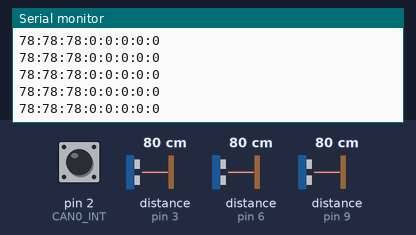
Simulated run of this sketch. Board: Arduino Uno, built with avr-gcc and run on an emulated ATmega328P. Parts: the last lines printed to the serial monitor. Wiring (inferred from the names in the program): 3 × ultrasonic range finder: trigger pin 4, echo pin 3 / trigger pin 5, echo pin 6 / trigger pin 8, echo pin 9. The inputs (shaded band) are chosen by the test bench; at power-on: distance to the obstacle (sensors on pin 3, pin 6, pin 9) 80 cm, pin 2 (CAN0_INT) HIGH. The echo pulse lasts 58.3 µs per cm.

Above: at 1.2 s.
1.3 s: distance to the obstacle (sensor on pin 3) set to 2 cm
At 1.41 s:
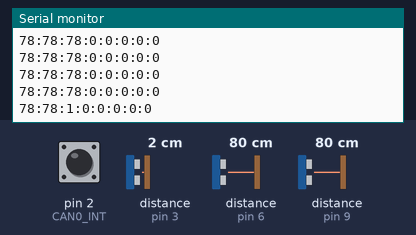
2.8 s: distance to the obstacle (sensor on pin 6) set to 2 cm
At 2.88 s:
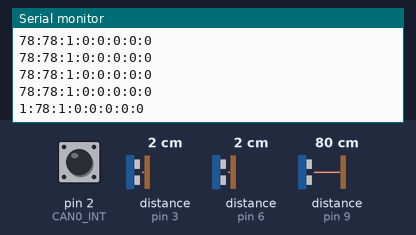
4.3 s: distance to the obstacle (sensor on pin 9) set to 299 cm
At 4.4 s:
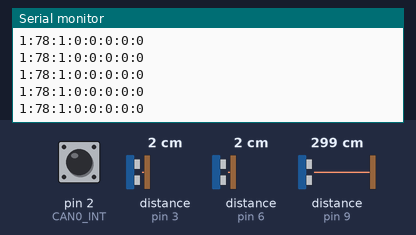
7.3 s: distance to the obstacle (sensor on pin 9) set to 2 cm
At 7.41 s:
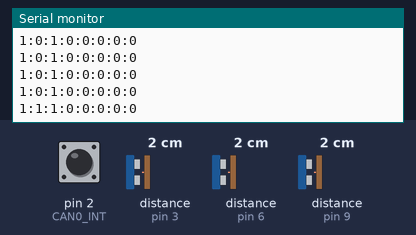
13.3 s: distance to the obstacle (sensor on pin 3) set to 4 cm
At 13.3 s:
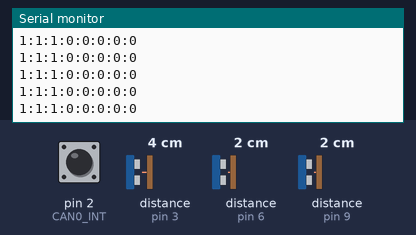
Timing chart, 0 to 15.8 s (numbered marks = the images above; inputs shaded):
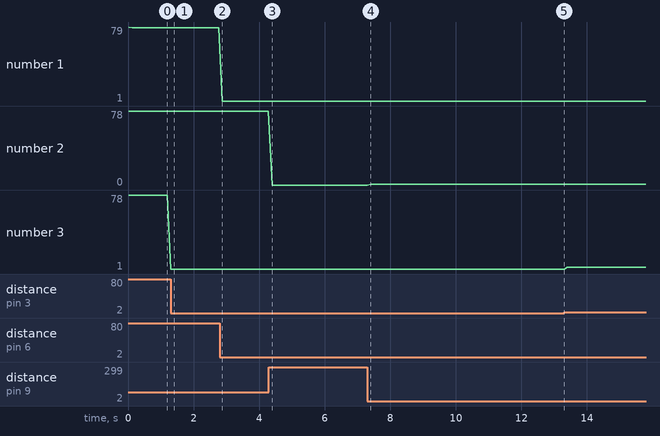

The sketch:

Avst_ndssensor.ino
```cpp
#define trigPin_FL 5  //yeelow
#define echoPin_FL 6  //green

#define trigPin_F 8   //blue
#define echoPin_F 9   //grey

#define trigPin_FR 4  //white
#define echoPin_FR 3  //green

int FL, F, FR, Id;
bool sendMessage= false;
long tStart, tEnd, Time, duration, distance;
char Data[8]={0, 0, 0, 0, 0, 0, 0, 0};
void setup() {
  SetupCANBuss();
  setSendId(15);
  Serial.begin (500000);
  pinMode(trigPin_FL, OUTPUT);
  pinMode(echoPin_FL, INPUT);
  pinMode(trigPin_F, OUTPUT);
  pinMode(echoPin_F, INPUT);
  pinMode(trigPin_FR, OUTPUT);
  pinMode(echoPin_FR, INPUT);

}

void loop() {
  FL=Read_Distance(trigPin_FL,echoPin_FL);
  F=Read_Distance(trigPin_F,echoPin_F);
  FR=Read_Distance(trigPin_FR,echoPin_FR);

  if(FL>0 && FL <=200){
    Data[0]=FL;
    sendMessage=true;
    }
  if(F>0 && F <=200){
    Data[1]=F;
    sendMessage=true;
    }
  if(FR>0 && FR <=200){
    sendMessage=true;
    Data[2]=FR;
    }

  if(sendMessage){
    setData(Data);
    sendMessage=false;
    SendData();
  //  Serial.print("Sent message: ");
    printdata();
    Serial.println();
    ClearData();
  //  printdata();
    }
 delay(100);
 //Serial.println("********************************");
}
int Read_Distance(int trigPin, int echoPin){

  tStart=millis();
  digitalWrite(trigPin, LOW);
  delayMicroseconds(2);
  digitalWrite(trigPin, HIGH);
  delayMicroseconds(10);
  digitalWrite(trigPin, LOW);
  duration = pulseIn(echoPin, HIGH,20000);
  distance= duration*0.034/2;
  tEnd=millis();
  Time=tEnd-tStart;
  /*Serial.print("Distance: ");
  Serial.println(distance);
  Serial.print("Time: ");
  Serial.println(Time);*/

  return distance;

 }


void ClearData(){

    for(int i=0;i<8;i++)
      Data[i]=0x00;
}
```

CANBuss_tab.ino
```cpp
/*Adresser för delsystem
styrsystem: 10
sensorsystem: 15
huvudenheten:5
drivsystem:6

*/

//***CAN-Buss variabes**
#include <mcp_can.h>
#include <SPI.h>
bool messageRecieved = false;
int recievedMessage[8];
long unsigned int rxId;
unsigned char len = 0;
unsigned char rxBuf[8];
char msgString[128];                            // Array to store serial string
#define CAN0_INT 2                              // Set INT to pin 2
MCP_CAN CAN0(10);                               // Set CS to pin 10
byte data[8] = {0x00, 0x00, 0x00, 0x00, 0x00, 0x00, 0x00, 0x00};
int sendId;

void SetupCANBuss(){
  Serial.begin(500000);

  // Initialize MCP2515 running at 16MHz with a baudrate of 500kb/s and the masks and filters disabled.
  if(CAN0.begin(MCP_ANY, CAN_500KBPS, MCP_16MHZ) == CAN_OK){
    Serial.println("MCP2515 Initialized Successfully!");
    }
  else{
    Serial.println("Error Initializing MCP2515...");
   }

  CAN0.setMode(MCP_NORMAL);                     // Set operation mode to normal so the MCP2515 sends acks to received data.
  pinMode(CAN0_INT, INPUT);                            // Configuring pin for /INT input
  attachInterrupt(digitalPinToInterrupt(CAN0_INT), ReadMessage, FALLING);// interrupt activates when canbuss message can be read


}

void ReadMessage(){

    CAN0.readMsgBuf(&rxId, &len, rxBuf);      // Read data: len = data length, buf = data byte(s)

    if((rxId & 0x80000000) == 0x80000000)     // Determine if ID is standard (11 bits) or extended (29 bits)
      sprintf(msgString, "Extended ID: 0x%.8lX  DLC: %1d  Data:", (rxId & 0x1FFFFFFF), len);
    else{
     // sprintf(msgString, "Standard ID: 0x%.3lX       DLC: %1d  Data:", rxId, len);
    }

    //Serial.print(msgString);

    if((rxId & 0x40000000) == 0x40000000){    // Determine if message is a remote request frame.
      sprintf(msgString, " REMOTE REQUEST FRAME");
     // Serial.print(msgString);
    } else {
      for(byte i = 0; i<len; i++){
        //sprintf(msgString, " 0x%.2X", rxBuf[i]);
        sprintf(msgString, " %d", rxBuf[i]);
        recievedMessage[i]=atoi(msgString);


        //recievedMessage[i]=atoi(msgString);
        //Serial.println(recievedMessage[i]);
        //Serial.print(msgString);
      }
    }
    messageRecieved=true;
    Serial.println();

}

bool messageAvalible(){

  return messageRecieved;

}

void getMessage(int message[]){
  messageRecieved=false;
  for(int i=0;i<8;i++)
  message[i]=recievedMessage[i];
  }

int getRecievedId(){
return rxId;
}
void SendData(){
  // send data:  ID = 0x100, Standard CAN Frame, Data length = 8 bytes, 'data' = array of data bytes to send
  byte sndStat = CAN0.sendMsgBuf(sendId, 0, 8, data);
  if(sndStat == CAN_OK){
  //  Serial.println("Message Sent Successfully!");
  } else {
    Serial.println("Error Sending Message...");
  }
}
void setData(char Data[]){
  for(int i=0;i<8;i++)
    data[i]=Data[i];

  }
void printdata(){
  String S;
  for(int i=0;i<7;i++){
    S=S+data[i]+":";

  }
  S=S+data[7];
  Serial.println(S);

  }

void setSendId(int id){
  sendId=id;
  }
```

Measured:
- after the input at 1.3 s, the serial monitor: prints a new line at once (image 1)
- after the input at 2.8 s, the serial monitor: prints a new line after 0.08 s (image 2)
- after the input at 7.3 s, the serial monitor: prints a new line after 0.10 s (image 4)
- plotted number 3: 78 → 1 after the input at 1.3 s, 1 → 3 after the input at 13.3 s
